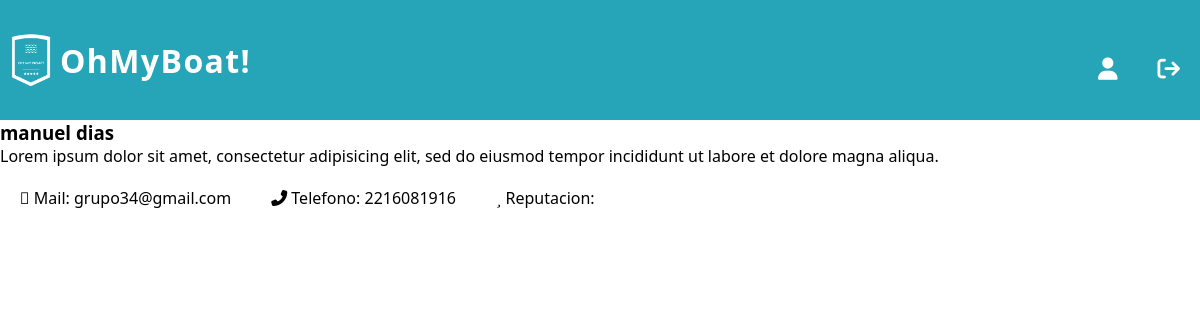
The page /usuario/13/ (signed in) on the database its author committed.
### usuarios/models.py (models this page shows, shortened)
class Usuario(AbstractBaseUser, PermissionsMixin):
    nombre = models.CharField(max_length=50)
    apellido = models.CharField(max_length=50)
    fecha_nacimiento = models.DateField()
    telefono = models.CharField(max_length=13)
    mail = models.EmailField(max_length=50, unique=True)
    password = models.CharField(max_length=128)
    is_staff= models.BooleanField(default=False)
    is_blocked= models.BooleanField(default=False)
    USERNAME_FIELD = 'mail'
    REQUIRED_FIELDS = ['nombre', 'apellido', 'fecha_nacimiento', 'telefono']

### usuarios/views.py (the view)
# urls.py: path('usuario/<int:id>/', views.ver_perfil, name='ver perfil'),
@login_required(login_url=reverse_lazy('home'))
def ver_perfil(request, id):
    usuario_actual = request.user
    UserModel = get_user_model()
    try:
        usuario= UserModel.objects.get(pk=id)
        if usuario.is_superuser and usuario_actual.is_superuser:
            return redirect('admin')
        elif usuario.is_superuser:
            return HttpResponse("Este elemento no existe.")
        else:
            return render(request, 'profile.html', {'param': usuario})
    except UserModel.DoesNotExist:
        return HttpResponse("Este elemento no existe.")

### autenticacion/backend.py (called while the page is built)
    def get_user(self, user_id):
        UserModel = get_user_model()
        try:
            return UserModel.objects.get(pk=user_id)
        except UserModel.DoesNotExist:
            return None

### usuarios/templates/profile.html (shortened to what this page needs)
{% extends 'layouts/base.html' %}
{% load static %}
{% block listnav %}
    {% if not request.user.id == param.id %}
        <li><a class="normal" href="{% url 'ver perfil' id=request.user.id %}"><i class="fa-solid fa-user"></i></a></li>
    {% endif %}
    <li class="modal"><a id="cerrar-sesion" class="normal"  href=""><i class="fa-solid fa-arrow-right-from-bracket"></i></a>
    </li>
{% endblock %}
{% block content %}
    <div class="perfil-usuario-body">
        <div class="perfil-usuario-bio">
            <h3 class="titulo">{{param.nombre}} {{param.apellido}}</h3>
            <p class="texto">Lorem ipsum dolor sit amet, consectetur adipisicing elit, sed do eiusmod
                tempor incididunt ut labore et dolore magna aliqua.</p>
        </div>
        <div class="perfil-usuario-footer">
            <ul class="lista-datos">
                <li><i class="fa-sharp fa-thin fa-envelope"></i> Mail: {{param.mail}}</li>
                <li><i class="icono fas fa-phone-alt"></i> Telefono: {{param.telefono}}</li>
                <li><i class="fa-thin fa-star"></i> Reputacion:</li>
            </ul>
        </div>
    </div>
{% endblock %}

### inicio/static/static/header.css (style rules this page uses)
* { margin: 0; padding: 0; box-sizing: border-box; font-family: 'Segoe UI', Tahoma, Geneva, Verdana, sans-serif; }
.modal { position: relative; }
ul { display: flex; list-style: none; align-items: center; }
li { margin: 20px; }
a { text-decoration: none; }
.normal { font-weight: 500; font-style: normal; font-size: 1.4em; text-decoration: none; position: relative; color: #ffff; padding-bottom: 2px; }
.normal::before { content: ""; position: absolute; bottom: 0; left: 0; width: 0; height: 3px; background-color: #ffffff; transition: width 0.3s ease; }
.normal { text-decoration: none; color: #fff; font-weight:700; }

### rows shown on the page
Usuario: nombre "manuel", apellido "dias", mail "grupo34@gmail.com", telefono "2216081916"
